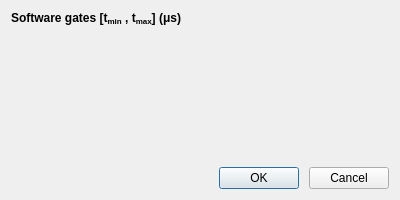
<?xml version="1.0" encoding="UTF-8"?>
<ui version="4.0">
 <class>TRSConfig</class>
 <widget class="QDialog" name="TRSConfig">
  <property name="geometry">
   <rect>
    <x>0</x>
    <y>0</y>
    <width>400</width>
    <height>200</height>
   </rect>
  </property>
  <property name="sizePolicy">
   <sizepolicy hsizetype="Minimum" vsizetype="Minimum">
    <horstretch>0</horstretch>
    <verstretch>0</verstretch>
   </sizepolicy>
  </property>
  <property name="minimumSize">
   <size>
    <width>0</width>
    <height>200</height>
   </size>
  </property>
  <property name="windowTitle">
   <string>Time-Resolved Spectra Configuration</string>
  </property>
  <layout class="QVBoxLayout" name="verticalLayout" stretch="0,0,0,1,0">
   <property name="spacing">
    <number>10</number>
   </property>
   <item>
    <widget class="QLabel" name="l_info">
     <property name="font">
      <font>
       <weight>75</weight>
       <bold>true</bold>
      </font>
     </property>
     <property name="text">
      <string>Software gates &lt;nobr&gt;[t&lt;sub&gt;min&lt;/sub&gt; , t&lt;sub&gt;max&lt;/sub&gt;] (&amp;mu;s)&lt;/nobr&gt;</string>
     </property>
    </widget>
   </item>
   <item>
    <spacer name="verticalSpacer">
     <property name="orientation">
      <enum>Qt::Vertical</enum>
     </property>
     <property name="sizeType">
      <enum>QSizePolicy::Fixed</enum>
     </property>
     <property name="sizeHint" stdset="0">
      <size>
       <width>20</width>
       <height>6</height>
      </size>
     </property>
    </spacer>
   </item>
   <item>
    <layout class="QGridLayout" name="grid_trs"/>
   </item>
   <item>
    <spacer name="vspace_buttons">
     <property name="orientation">
      <enum>Qt::Vertical</enum>
     </property>
     <property name="sizeHint" stdset="0">
      <size>
       <width>20</width>
       <height>40</height>
      </size>
     </property>
    </spacer>
   </item>
   <item>
    <layout class="QHBoxLayout" name="hor_buttons">
     <item>
      <spacer name="hspace_buttons">
       <property name="orientation">
        <enum>Qt::Horizontal</enum>
       </property>
       <property name="sizeHint" stdset="0">
        <size>
         <width>40</width>
         <height>20</height>
        </size>
       </property>
      </spacer>
     </item>
     <item>
      <widget class="QPushButton" name="b_ok">
       <property name="text">
        <string>OK</string>
       </property>
      </widget>
     </item>
     <item>
      <widget class="QPushButton" name="b_cancel">
       <property name="text">
        <string>Cancel</string>
       </property>
      </widget>
     </item>
    </layout>
   </item>
  </layout>
 </widget>
 <resources/>
 <connections/>
</ui>
